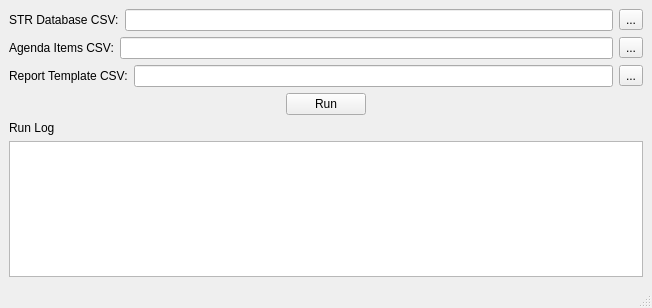
<?xml version="1.0" encoding="UTF-8"?>
<ui version="4.0">
 <class>MainWindow</class>
 <widget class="QMainWindow" name="MainWindow">
  <property name="geometry">
   <rect>
    <x>0</x>
    <y>0</y>
    <width>652</width>
    <height>308</height>
   </rect>
  </property>
  <property name="windowTitle">
   <string>Short Term Rental Analysis</string>
  </property>
  <widget class="QWidget" name="centralwidget">
   <layout class="QVBoxLayout" name="verticalLayout">
    <item>
     <layout class="QHBoxLayout" name="shortTermRentalDBHl">
      <item>
       <widget class="QLabel" name="shortTermRentalDBLabel">
        <property name="text">
         <string>STR Database CSV:</string>
        </property>
       </widget>
      </item>
      <item>
       <widget class="QLineEdit" name="shortTermRentalDBLE"/>
      </item>
      <item>
       <widget class="QToolButton" name="shortTermRentalDBTB">
        <property name="text">
         <string>...</string>
        </property>
       </widget>
      </item>
     </layout>
    </item>
    <item>
     <layout class="QHBoxLayout" name="agendaItemsHL">
      <item>
       <widget class="QLabel" name="agendaItemsLabel">
        <property name="text">
         <string>Agenda Items CSV:</string>
        </property>
       </widget>
      </item>
      <item>
       <widget class="QLineEdit" name="agendaItemsLE"/>
      </item>
      <item>
       <widget class="QToolButton" name="agendaItemsTB">
        <property name="text">
         <string>...</string>
        </property>
       </widget>
      </item>
     </layout>
    </item>
    <item>
     <layout class="QHBoxLayout" name="reportTemplateHL">
      <item>
       <widget class="QLabel" name="reportTemplateLabel">
        <property name="text">
         <string>Report Template CSV:</string>
        </property>
       </widget>
      </item>
      <item>
       <widget class="QLineEdit" name="reportTemplateLE"/>
      </item>
      <item>
       <widget class="QToolButton" name="reportTemplateTB">
        <property name="text">
         <string>...</string>
        </property>
       </widget>
      </item>
     </layout>
    </item>
    <item>
     <layout class="QHBoxLayout" name="aprxSelectorHL"/>
    </item>
    <item>
     <layout class="QHBoxLayout" name="runHL">
      <item>
       <spacer name="horizontalSpacer">
        <property name="orientation">
         <enum>Qt::Horizontal</enum>
        </property>
        <property name="sizeHint" stdset="0">
         <size>
          <width>40</width>
          <height>20</height>
         </size>
        </property>
       </spacer>
      </item>
      <item>
       <widget class="QPushButton" name="RunPB">
        <property name="text">
         <string>Run</string>
        </property>
       </widget>
      </item>
      <item>
       <spacer name="horizontalSpacer_2">
        <property name="orientation">
         <enum>Qt::Horizontal</enum>
        </property>
        <property name="sizeHint" stdset="0">
         <size>
          <width>40</width>
          <height>20</height>
         </size>
        </property>
       </spacer>
      </item>
     </layout>
    </item>
    <item>
     <layout class="QVBoxLayout" name="logVL">
      <item>
       <widget class="QLabel" name="logLabel">
        <property name="text">
         <string>Run Log</string>
        </property>
       </widget>
      </item>
      <item>
       <widget class="QTextEdit" name="logTE">
        <property name="readOnly">
         <bool>true</bool>
        </property>
       </widget>
      </item>
     </layout>
    </item>
   </layout>
  </widget>
  <widget class="QMenuBar" name="menubar">
   <property name="geometry">
    <rect>
     <x>0</x>
     <y>0</y>
     <width>652</width>
     <height>22</height>
    </rect>
   </property>
  </widget>
  <widget class="QStatusBar" name="statusbar"/>
 </widget>
 <resources/>
 <connections/>
</ui>
